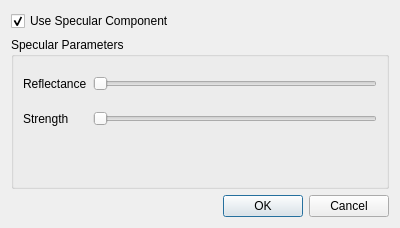
<?xml version="1.0" encoding="UTF-8"?>
<ui version="4.0">
 <class>LightingDialog</class>
 <widget class="QDialog" name="LightingDialog">
  <property name="geometry">
   <rect>
    <x>0</x>
    <y>0</y>
    <width>400</width>
    <height>228</height>
   </rect>
  </property>
  <property name="windowTitle">
   <string>Dialog</string>
  </property>
  <layout class="QVBoxLayout" name="verticalLayout_2">
   <item>
    <widget class="QCheckBox" name="specularComponentCheck">
     <property name="text">
      <string>Use Specular Component</string>
     </property>
     <property name="checked">
      <bool>true</bool>
     </property>
     <property name="tristate">
      <bool>false</bool>
     </property>
    </widget>
   </item>
   <item>
    <widget class="QGroupBox" name="groupBox">
     <property name="title">
      <string>Specular Parameters</string>
     </property>
     <layout class="QVBoxLayout" name="verticalLayout">
      <item>
       <layout class="QFormLayout" name="formLayout">
        <property name="verticalSpacing">
         <number>20</number>
        </property>
        <property name="topMargin">
         <number>10</number>
        </property>
        <property name="bottomMargin">
         <number>10</number>
        </property>
        <item row="0" column="0">
         <widget class="QLabel" name="specularColorLabel">
          <property name="text">
           <string>Reflectance</string>
          </property>
         </widget>
        </item>
        <item row="0" column="1">
         <widget class="QSlider" name="specularColorSlider">
          <property name="maximum">
           <number>1000</number>
          </property>
          <property name="singleStep">
           <number>10</number>
          </property>
          <property name="pageStep">
           <number>100</number>
          </property>
          <property name="orientation">
           <enum>Qt::Horizontal</enum>
          </property>
         </widget>
        </item>
        <item row="1" column="0">
         <widget class="QLabel" name="specularPowerLabel">
          <property name="text">
           <string>Strength</string>
          </property>
         </widget>
        </item>
        <item row="1" column="1">
         <widget class="QSlider" name="specularPowerSlider">
          <property name="minimum">
           <number>0</number>
          </property>
          <property name="maximum">
           <number>246</number>
          </property>
          <property name="orientation">
           <enum>Qt::Horizontal</enum>
          </property>
          <property name="invertedControls">
           <bool>false</bool>
          </property>
         </widget>
        </item>
       </layout>
      </item>
     </layout>
    </widget>
   </item>
   <item>
    <widget class="QDialogButtonBox" name="buttonBox">
     <property name="orientation">
      <enum>Qt::Horizontal</enum>
     </property>
     <property name="standardButtons">
      <set>QDialogButtonBox::Cancel|QDialogButtonBox::Ok</set>
     </property>
    </widget>
   </item>
  </layout>
 </widget>
 <resources/>
 <connections>
  <connection>
   <sender>buttonBox</sender>
   <signal>accepted()</signal>
   <receiver>LightingDialog</receiver>
   <slot>accept()</slot>
   <hints>
    <hint type="sourcelabel">
     <x>248</x>
     <y>254</y>
    </hint>
    <hint type="destinationlabel">
     <x>157</x>
     <y>274</y>
    </hint>
   </hints>
  </connection>
  <connection>
   <sender>buttonBox</sender>
   <signal>rejected()</signal>
   <receiver>LightingDialog</receiver>
   <slot>reject()</slot>
   <hints>
    <hint type="sourcelabel">
     <x>316</x>
     <y>260</y>
    </hint>
    <hint type="destinationlabel">
     <x>286</x>
     <y>274</y>
    </hint>
   </hints>
  </connection>
  <connection>
   <sender>specularComponentCheck</sender>
   <signal>toggled(bool)</signal>
   <receiver>groupBox</receiver>
   <slot>setEnabled(bool)</slot>
   <hints>
    <hint type="sourcelabel">
     <x>199</x>
     <y>19</y>
    </hint>
    <hint type="destinationlabel">
     <x>199</x>
     <y>143</y>
    </hint>
   </hints>
  </connection>
 </connections>
</ui>
